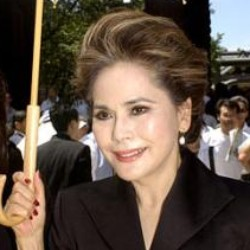
#> input picture Image_Process/Image/PCT8.jpg, 250 x 250 px, found by its file name
$ python gaussian.py   (older library calls are emulated)
#> lines starting #> are read from the running program, lines starting #| are printed output that depends on the picture
import cv2
import numpy as np

# Load citra
img = cv2.imread('Image/gambar/PCT8.jpg', cv2.IMREAD_GRAYSCALE)
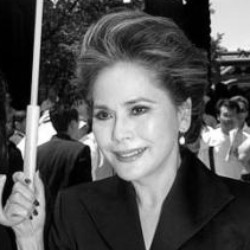
#> img: shape (250, 250); min 0, max 255, mean 85

# Blurring menggunakan filter Gaussian
blur = cv2.GaussianBlur(img, (5, 5), 0)
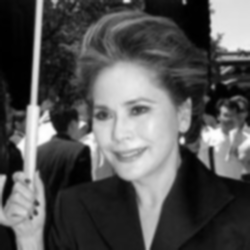
#> blur: shape (250, 250); min 0, max 255, mean 85

# Deteksi tepi menggunakan operator Laplacian
laplacian = cv2.Laplacian(blur, cv2.CV_64F)
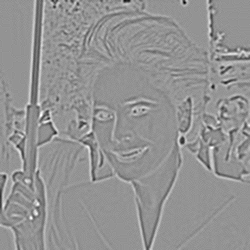
#> laplacian: shape (250, 250) float64; min -75, max 55, mean 0; drawn with min black and max white

# Konversi hasil deteksi ke citra uint8
laplacian = np.uint8(np.absolute(laplacian))
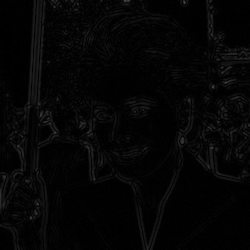
#> laplacian: shape (250, 250); min 0, max 75, mean 5.1

# Tampilkan citra
cv2.imshow('Citra Asli', img)
cv2.imshow('Deteksi Tepi Gaussian', laplacian)

cv2.waitKey(0)
cv2.destroyAllWindows()

$ run again, with Image_Process/Image/PCT1.jpg copied over Image_Process/Image/PCT8.jpg
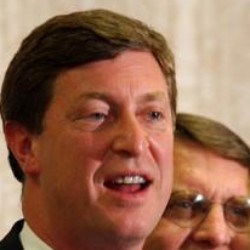
#> input picture Image_Process/Image/PCT1.jpg, 250 x 250 px, found by its file name
#> `img = cv2.imread('Image/gambar/PCT8.jpg', cv2.IMREAD_GRAYSCALE)`:
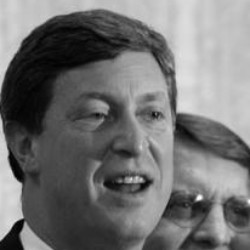
#> img: shape (250, 250); min 0, max 255, mean 113.9
#> `laplacian = np.uint8(np.absolute(laplacian))`:
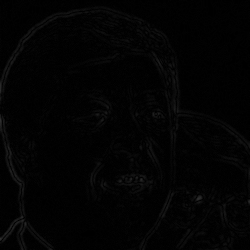
#> laplacian: shape (250, 250); min 0, max 47, mean 3

$ run again, with Image_Process/Image/PCT10.jpg copied over Image_Process/Image/PCT8.jpg
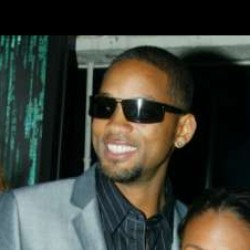
#> input picture Image_Process/Image/PCT10.jpg, 250 x 250 px, found by its file name
#> `laplacian = cv2.Laplacian(blur, cv2.CV_64F)`:
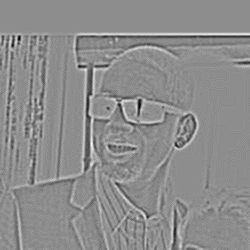
#> laplacian: shape (250, 250) float64; min -46, max 37, mean 0; drawn with min black and max white
#> `laplacian = np.uint8(np.absolute(laplacian))`:
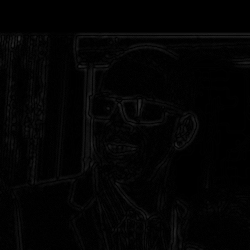
#> laplacian: shape (250, 250); min 0, max 46, mean 3.4
